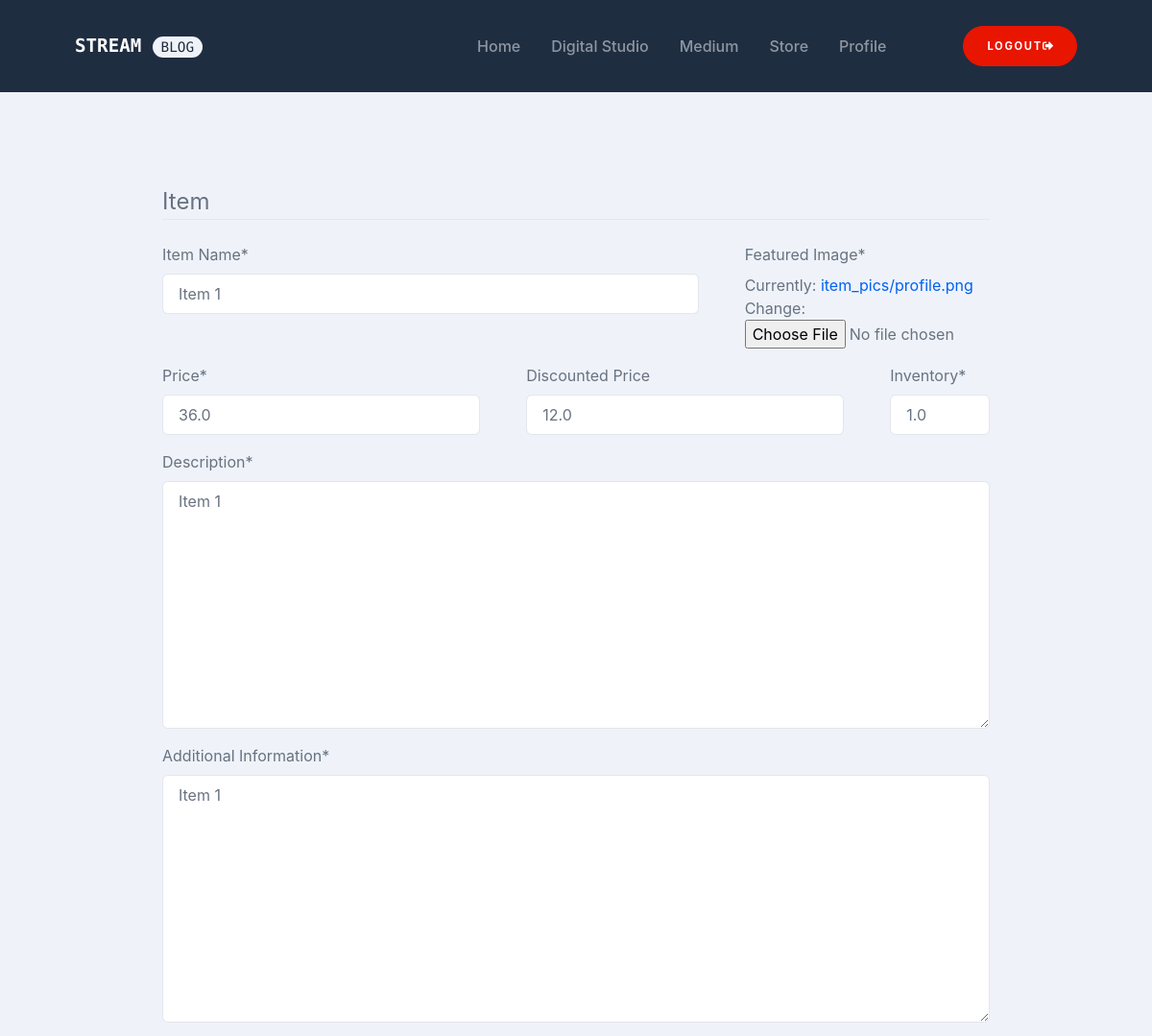
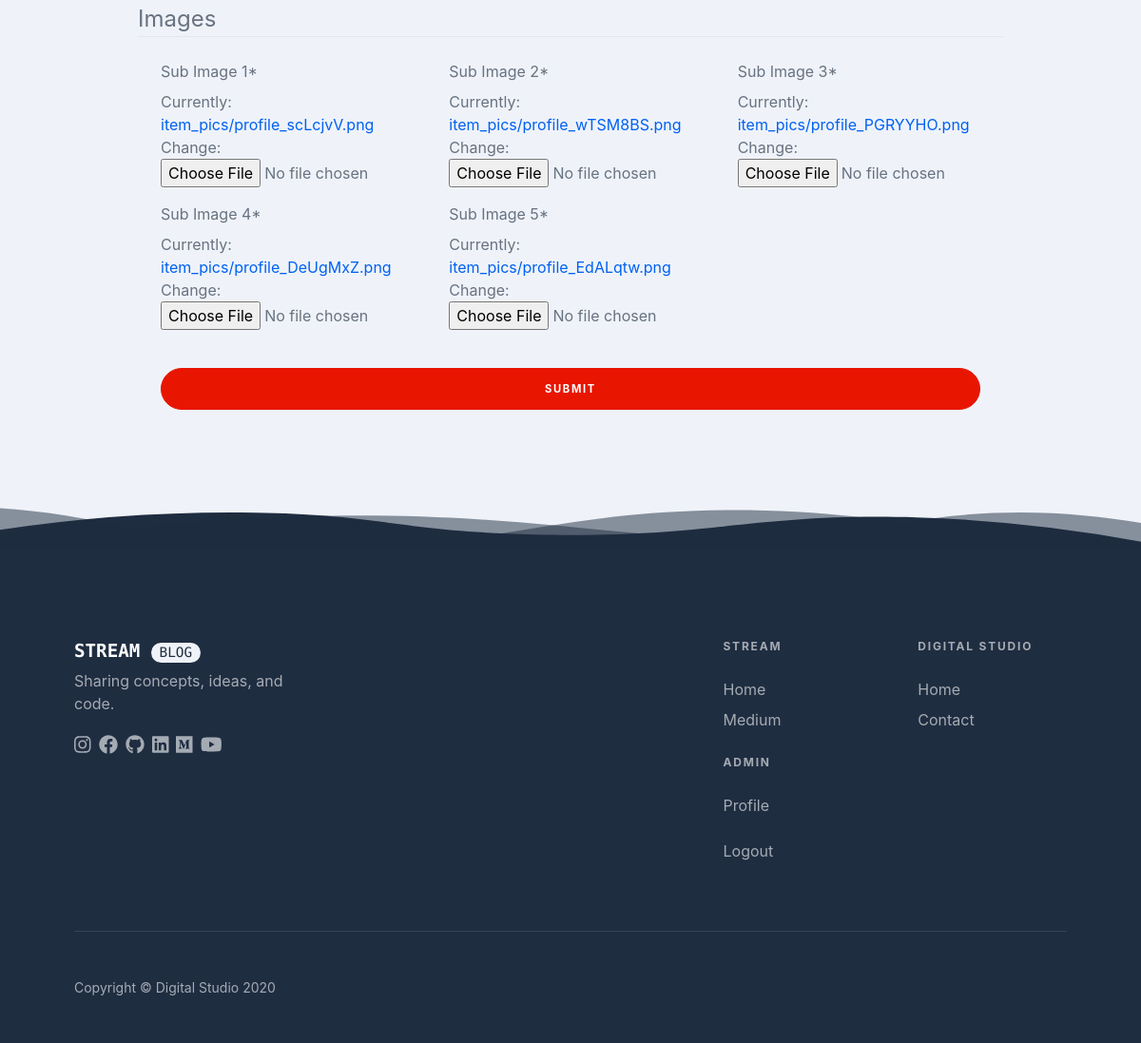
The page /store/item/1/update (signed in) on the database its author committed (2 pictures, top to bottom).
### store/models.py (models this page shows, shortened)
class Item(models.Model):
    title = models.CharField(max_length=100, verbose_name="Item Name")
    price = models.FloatField(null = False, default=0)
    discount_price = models.FloatField(blank=True, null=True, verbose_name="Discounted Price")
    description = models.TextField(null=True, default=None)
    additional_info = models.TextField(null=True, default=None, verbose_name="Additional Information")
    featured_image = models.ImageField(blank=False, null=False, verbose_name="Featured Image", default="default.png", upload_to='item_pics')
    sub_image1 = models.ImageField(blank=False, null=False, verbose_name="Sub Image 1", default="default.png", upload_to='item_pics')
    sub_image2 = models.ImageField(blank=False, null=False, verbose_name="Sub Image 2", default="default.png", upload_to='item_pics')
    sub_image3 = models.ImageField(blank=False, null=False, verbose_name="Sub Image 3", default="default.png", upload_to='item_pics')
    sub_image4 = models.ImageField(blank=False, null=False, verbose_name="Sub Image 4", default="default.png", upload_to='item_pics')
    sub_image5 = models.ImageField(blank=False, null=False, verbose_name="Sub Image 5", default="default.png", upload_to='item_pics')
    inventory = models.FloatField(default=0)
    date_posted = models.DateTimeField(default=timezone.now)

### store/views.py (the view, shortened to what this page needs)
# urls.py: path('item/<int:pk>/update', views.ItemUpdateView.as_view(), name='item-update'),
class ItemUpdateView(LoginRequiredMixin, UserPassesTestMixin, UpdateView):
    model = Item
    fields = [
        'title', 'price', 'discount_price', 'description' ,'additional_info', 'featured_image',
        'sub_image1','sub_image2','sub_image3','sub_image4','sub_image5',
        'inventory']
    def test_func(self):
        item = self.get_object()
        if item:
            return True
        return False

### store/templates/store/item_form.html (shortened to what this page needs)
{% extends "users/base.html" %}
{% load crispy_forms_tags %}
{% load static %}
{% block content %}
<section class="bg-light py-10 mt-5">
    <div class="container mt-5">
        <div class="row justify-content-center">
            <div class="col-lg-10 col-xl-10">
                <form method="POST" class="uniForm" enctype="multipart/form-data">
                    <fieldset class="form-group">
                        <legend class="border-bottom mb-4">Item</legend>
                        <div class="row">
                            <div class="col-lg-8">
                                {{ form.title|as_crispy_field }}
                            </div>
                            <div class="col-lg-4">
                                {{ form.featured_image|as_crispy_field }}
                            </div>
                        </div>
                        <div class="row">
                            <div class="col-lg-5">
                                {{ form.price|as_crispy_field }}
                            </div>
                            <div class="col-lg-5">
                                {{ form.discount_price|as_crispy_field }}
                            </div>
                            <div class="col-lg-2">
                                {{ form.inventory|as_crispy_field }}
                            </div>
                        </div>
                        <div class="row">
                            <div class="col-lg-12">
                                {{ form.description|as_crispy_field }}
                            </div>
                        </div>
                        <div class="row">
                            <div class="col-lg-12">
                                {{ form.additional_info|as_crispy_field }}
                            </div>
                        </div>
                        <div class="row">
                            <legend class="border-bottom mb-4">Images</legend>
                        </div>
                        <div class="row">
                            <div class="col-lg-4">
                                {{ form.sub_image1|as_crispy_field }}
                            </div>
                            <div class="col-lg-4">
                                {{ form.sub_image2|as_crispy_field }}
                            </div>
                            <div class="col-lg-4">
                                {{ form.sub_image3|as_crispy_field }}
                            </div>
                            <div class="col-lg-4">
                                {{ form.sub_image4|as_crispy_field }}
                            </div>
                            <div class="col-lg-4">
                                {{ form.sub_image5|as_crispy_field }}
                            </div>
                        </div>
                    </fieldset>
                    <div class="form-group">
                        <button class="btn btn-danger btn-marketing btn-block rounded-pill mt-4" type="submit">Submit</button>
                    </div>
                </form>
            </div>
        </div>
    </div>
    <div class="svg-border-waves text-dark">
    </div>
</section>
{% endblock %}

### rows shown on the page
Item: title "Item 1", price "36.0", discount_price "12.0", inventory "1.0", description "Item 1", additional_info "Item 1"
